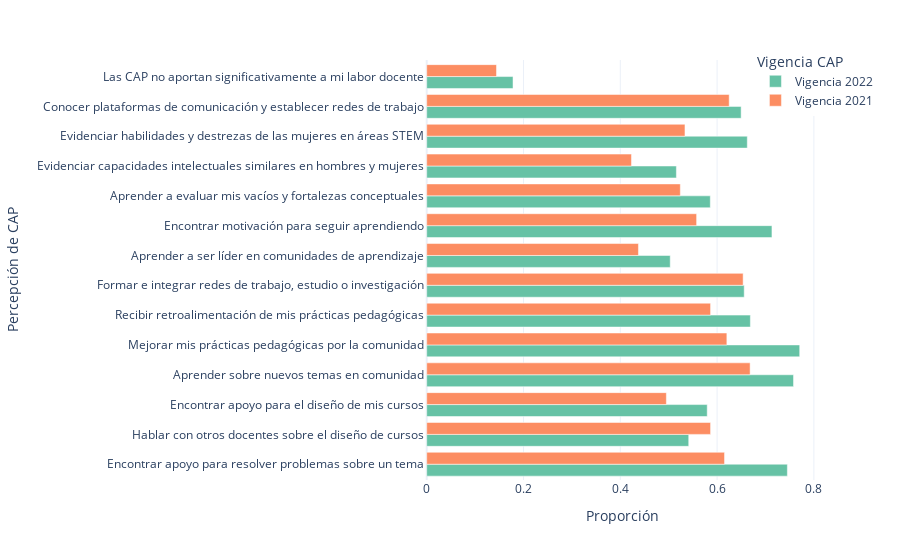

Notebook cell for this chart:
### Code cell
fig_percep = px.bar(percep,x='Proporción', y='Percepción de CAP', color='Vigencia CAP',  barmode='group', template="plotly_white",color_discrete_sequence=px.colors.qualitative.Set2)
fig_percep.update_xaxes(visible=True, showticklabels=True)
fig_percep.for_each_annotation(lambda a: a.update(text=a.text.split("=")[-1]))
fig_percep.show(config=config_chart)

### Figure 1 — Plotly figure (JSON) as saved in the notebook; plotly's stock layout.template omitted (floating-point values rounded to 4 significant figures)
{"data": [{"alignmentgroup": "True", "hovertemplate": "Vigencia CAP=Vigencia 2022<br>Proporción=%{x}<br>Percepción de CAP=%{y}<extra></extra>", "legendgroup": "Vigencia 2022", "marker": {"color": "rgb(102,194,165)", "pattern": {"shape": ""}}, "name": "Vigencia 2022", "offsetgroup": "Vigencia 2022", "orientation": "h", "showlegend": true, "textposition": "auto", "type": "bar", "x": [0.7452, 0.5414, 0.5796, 0.758, 0.7707, 0.6688, 0.6561, 0.5032, 0.7134, 0.586, 0.5159, 0.6624, 0.6497, 0.1783], "xaxis": "x", "y": ["Encontrar apoyo para resolver problemas sobre un tema", "Hablar con otros docentes sobre el diseño de cursos", "Encontrar apoyo para el diseño de mis cursos", "Aprender sobre nuevos temas en comunidad", "Mejorar mis prácticas pedagógicas por la comunidad", "Recibir retroalimentación de mis prácticas pedagógicas", "Formar e integrar redes de trabajo, estudio o investigación", "Aprender a ser líder en comunidades de aprendizaje", "Encontrar motivación para seguir aprendiendo", "Aprender a evaluar mis vacíos y fortalezas conceptuales", "Evidenciar capacidades intelectuales similares en hombres y mujeres", "Evidenciar habilidades y destrezas de las mujeres en áreas STEM", "Conocer plataformas de comunicación y establecer redes de trabajo", "Las CAP no aportan significativamente a mi labor docente"], "yaxis": "y"}, {"alignmentgroup": "True", "hovertemplate": "Vigencia CAP=Vigencia 2021<br>Proporción=%{x}<br>Percepción de CAP=%{y}<extra></extra>", "legendgroup": "Vigencia 2021", "marker": {"color": "rgb(252,141,98)", "pattern": {"shape": ""}}, "name": "Vigencia 2021", "offsetgroup": "Vigencia 2021", "orientation": "h", "showlegend": true, "textposition": "auto", "type": "bar", "x": [0.6154, 0.5865, 0.4952, 0.6683, 0.6202, 0.5865, 0.6538, 0.4375, 0.5577, 0.524, 0.4231, 0.5337, 0.625, 0.1442], "xaxis": "x", "y": ["Encontrar apoyo para resolver problemas sobre un tema", "Hablar con otros docentes sobre el diseño de cursos", "Encontrar apoyo para el diseño de mis cursos", "Aprender sobre nuevos temas en comunidad", "Mejorar mis prácticas pedagógicas por la comunidad", "Recibir retroalimentación de mis prácticas pedagógicas", "Formar e integrar redes de trabajo, estudio o investigación", "Aprender a ser líder en comunidades de aprendizaje", "Encontrar motivación para seguir aprendiendo", "Aprender a evaluar mis vacíos y fortalezas conceptuales", "Evidenciar capacidades intelectuales similares en hombres y mujeres", "Evidenciar habilidades y destrezas de las mujeres en áreas STEM", "Conocer plataformas de comunicación y establecer redes de trabajo", "Las CAP no aportan significativamente a mi labor docente"], "yaxis": "y"}], "layout": {"autosize": true, "barmode": "group", "dragmode": "pan", "legend": {"title": {"text": "Vigencia CAP"}, "tracegroupgap": 0, "x": 0.8365, "y": 1.027}, "margin": {"t": 60}, "xaxis": {"anchor": "y", "autorange": false, "domain": [0, 1], "range": [-0.003523, 0.8127], "showticklabels": true, "title": {"text": "Proporción"}, "type": "linear", "visible": true}, "yaxis": {"anchor": "x", "autorange": false, "domain": [0, 1], "range": [-0.5296, 13.56], "title": {"text": "Percepción de CAP"}, "type": "category"}}}
